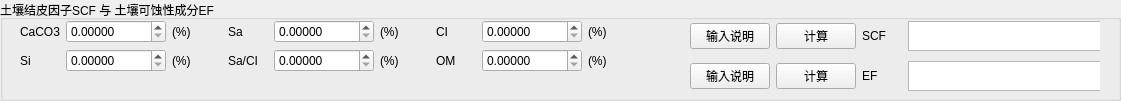
   <widget class="QGroupBox" name="groupBox_6">
    <property name="geometry">
     <rect>
      <x>10</x>
      <y>120</y>
      <width>1121</width>
      <height>101</height>
     </rect>
    </property>
    <property name="title">
     <string>土壤结皮因子SCF 与 土壤可蚀性成分EF</string>
    </property>
    <widget class="QWidget" name="layoutWidget">
     <property name="geometry">
      <rect>
       <x>10</x>
       <y>20</y>
       <width>631</width>
       <height>52</height>
      </rect>
     </property>
     <layout class="QGridLayout" name="gridLayout_10">
      <item row="0" column="0">
       <layout class="QHBoxLayout" name="horizontalLayout_11">
        <item>
         <widget class="QLabel" name="label_12">
          <property name="minimumSize">
           <size>
            <width>40</width>
            <height>0</height>
           </size>
          </property>
          <property name="maximumSize">
           <size>
            <width>40</width>
            <height>16777215</height>
           </size>
          </property>
          <property name="text">
           <string>CaCO3</string>
          </property>
         </widget>
        </item>
        <item>
         <widget class="QDoubleSpinBox" name="CaCO3_value">
          <property name="minimumSize">
           <size>
            <width>100</width>
            <height>0</height>
           </size>
          </property>
          <property name="maximumSize">
           <size>
            <width>100</width>
            <height>16777215</height>
           </size>
          </property>
          <property name="suffix">
           <string/>
          </property>
          <property name="decimals">
           <number>5</number>
          </property>
          <property name="maximum">
           <double>100000.000000000000000</double>
          </property>
         </widget>
        </item>
        <item>
         <widget class="QLabel" name="label_45">
          <property name="minimumSize">
           <size>
            <width>40</width>
            <height>0</height>
           </size>
          </property>
          <property name="maximumSize">
           <size>
            <width>40</width>
            <height>16777215</height>
           </size>
          </property>
          <property name="text">
           <string>(%)</string>
          </property>
         </widget>
        </item>
       </layout>
      </item>
      <item row="0" column="1">
       <layout class="QGridLayout" name="gridLayout">
        <item row="0" column="0">
         <widget class="QLabel" name="label_9">
          <property name="minimumSize">
           <size>
            <width>40</width>
            <height>0</height>
           </size>
          </property>
          <property name="maximumSize">
           <size>
            <width>40</width>
            <height>16777215</height>
           </size>
          </property>
          <property name="text">
           <string>Sa</string>
          </property>
         </widget>
        </item>
        <item row="0" column="1">
         <widget class="QDoubleSpinBox" name="Sa_value">
          <property name="minimumSize">
           <size>
            <width>100</width>
            <height>0</height>
           </size>
          </property>
          <property name="maximumSize">
           <size>
            <width>100</width>
            <height>16777215</height>
           </size>
          </property>
          <property name="decimals">
           <number>5</number>
          </property>
          <property name="maximum">
           <double>100000.000000000000000</double>
          </property>
         </widget>
        </item>
        <item row="0" column="2">
         <widget class="QLabel" name="label_43">
          <property name="minimumSize">
           <size>
            <width>40</width>
            <height>0</height>
           </size>
          </property>
          <property name="maximumSize">
           <size>
            <width>40</width>
            <height>16777215</height>
           </size>
          </property>
          <property name="text">
           <string>(%)</string>
          </property>
         </widget>
        </item>
       </layout>
      </item>
      <item row="0" column="2">
       <layout class="QHBoxLayout" name="horizontalLayout_7">
        <item>
         <widget class="QLabel" name="label_6">
          <property name="minimumSize">
           <size>
            <width>40</width>
            <height>0</height>
           </size>
          </property>
          <property name="maximumSize">
           <size>
            <width>40</width>
            <height>16777215</height>
           </size>
          </property>
          <property name="text">
           <string>CI</string>
          </property>
         </widget>
        </item>
        <item>
         <widget class="QDoubleSpinBox" name="CI_value">
          <property name="minimumSize">
           <size>
            <width>100</width>
            <height>0</height>
           </size>
          </property>
          <property name="maximumSize">
           <size>
            <width>100</width>
            <height>16777215</height>
           </size>
          </property>
          <property name="decimals">
           <number>5</number>
          </property>
          <property name="maximum">
           <double>100000.000000000000000</double>
          </property>
         </widget>
        </item>
        <item>
         <widget class="QLabel" name="label_41">
          <property name="minimumSize">
           <size>
            <width>40</width>
            <height>0</height>
           </size>
          </property>
          <property name="maximumSize">
           <size>
            <width>40</width>
            <height>16777215</height>
           </size>
          </property>
          <property name="text">
           <string>(%)</string>
          </property>
         </widget>
        </item>
       </layout>
      </item>
      <item row="1" column="0">
       <layout class="QHBoxLayout" name="horizontalLayout_12">
        <item>
         <widget class="QLabel" name="label_11">
          <property name="minimumSize">
           <size>
            <width>40</width>
            <height>0</height>
           </size>
          </property>
          <property name="maximumSize">
           <size>
            <width>40</width>
            <height>16777215</height>
           </size>
          </property>
          <property name="text">
           <string>Si</string>
          </property>
         </widget>
        </item>
        <item>
         <widget class="QDoubleSpinBox" name="Si_value">
          <property name="minimumSize">
           <size>
            <width>100</width>
            <height>0</height>
           </size>
          </property>
          <property name="maximumSize">
           <size>
            <width>100</width>
            <height>16777215</height>
           </size>
          </property>
          <property name="decimals">
           <number>5</number>
          </property>
          <property name="maximum">
           <double>100000.000000000000000</double>
          </property>
         </widget>
        </item>
        <item>
         <widget class="QLabel" name="label_44">
          <property name="minimumSize">
           <size>
            <width>40</width>
            <height>0</height>
           </size>
          </property>
          <property name="maximumSize">
           <size>
            <width>40</width>
            <height>16777215</height>
           </size>
          </property>
          <property name="text">
           <string>(%)</string>
          </property>
         </widget>
        </item>
       </layout>
      </item>
      <item row="1" column="1">
       <layout class="QHBoxLayout" name="horizontalLayout_13">
        <item>
         <widget class="QLabel" name="label_10">
          <property name="minimumSize">
           <size>
            <width>40</width>
            <height>0</height>
           </size>
          </property>
          <property name="maximumSize">
           <size>
            <width>40</width>
            <height>16777215</height>
           </size>
          </property>
          <property name="text">
           <string>Sa/CI</string>
          </property>
         </widget>
        </item>
        <item>
         <widget class="QDoubleSpinBox" name="Sa_divide_CI_value">
          <property name="minimumSize">
           <size>
            <width>100</width>
            <height>0</height>
           </size>
          </property>
          <property name="maximumSize">
           <size>
            <width>100</width>
            <height>16777215</height>
           </size>
          </property>
          <property name="decimals">
           <number>5</number>
          </property>
          <property name="maximum">
           <double>100000.000000000000000</double>
          </property>
         </widget>
        </item>
        <item>
         <widget class="QLabel" name="label_46">
          <property name="minimumSize">
           <size>
            <width>40</width>
            <height>0</height>
           </size>
          </property>
          <property name="maximumSize">
           <size>
            <width>40</width>
            <height>16777215</height>
           </size>
          </property>
          <property name="text">
           <string>(%)</string>
          </property>
         </widget>
        </item>
       </layout>
      </item>
      <item row="1" column="2">
       <layout class="QHBoxLayout" name="horizontalLayout_8">
        <item>
         <widget class="QLabel" name="label_7">
          <property name="minimumSize">
           <size>
            <width>40</width>
            <height>0</height>
           </size>
          </property>
          <property name="maximumSize">
           <size>
            <width>40</width>
            <height>16777215</height>
           </size>
          </property>
          <property name="text">
           <string>OM</string>
          </property>
         </widget>
        </item>
        <item>
         <widget class="QDoubleSpinBox" name="OM_value">
          <property name="minimumSize">
           <size>
            <width>100</width>
            <height>0</height>
           </size>
          </property>
          <property name="maximumSize">
           <size>
            <width>100</width>
            <height>16777215</height>
           </size>
          </property>
          <property name="decimals">
           <number>5</number>
          </property>
          <property name="maximum">
           <double>100000.000000000000000</double>
          </property>
         </widget>
        </item>
        <item>
         <widget class="QLabel" name="label_42">
          <property name="minimumSize">
           <size>
            <width>40</width>
            <height>0</height>
           </size>
          </property>
          <property name="maximumSize">
           <size>
            <width>40</width>
            <height>16777215</height>
           </size>
          </property>
          <property name="text">
           <string>(%)</string>
          </property>
         </widget>
        </item>
       </layout>
      </item>
     </layout>
    </widget>
    <widget class="QWidget" name="layoutWidget">
     <property name="geometry">
      <rect>
       <x>690</x>
       <y>20</y>
       <width>410</width>
       <height>32</height>
      </rect>
     </property>
     <layout class="QHBoxLayout" name="horizontalLayout_10">
      <item>
       <widget class="QPushButton" name="pushButton_3">
        <property name="text">
         <string>输入说明</string>
        </property>
       </widget>
      </item>
      <item>
       <widget class="QPushButton" name="SCF_calculate">
        <property name="text">
         <string>计算</string>
        </property>
       </widget>
      </item>
      <item>
       <widget class="QLabel" name="label_8">
        <property name="minimumSize">
         <size>
          <width>40</width>
          <height>0</height>
         </size>
        </property>
        <property name="maximumSize">
         <size>
          <width>40</width>
          <height>16777215</height>
         </size>
        </property>
        <property name="text">
         <string>SCF</string>
        </property>
       </widget>
      </item>
      <item>
       <widget class="QTextBrowser" name="SCF_result">
        <property name="minimumSize">
         <size>
          <width>200</width>
          <height>30</height>
         </size>
        </property>
        <property name="maximumSize">
         <size>
          <width>200</width>
          <height>30</height>
         </size>
        </property>
       </widget>
      </item>
     </layout>
    </widget>
    <widget class="QWidget" name="layoutWidget">
     <property name="geometry">
      <rect>
       <x>690</x>
       <y>60</y>
       <width>410</width>
       <height>32</height>
      </rect>
     </property>
     <layout class="QHBoxLayout" name="horizontalLayout_14">
      <item>
       <widget class="QPushButton" name="pushButton_4">
        <property name="text">
         <string>输入说明</string>
        </property>
       </widget>
      </item>
      <item>
       <widget class="QPushButton" name="EF_calculate">
        <property name="text">
         <string>计算</string>
        </property>
       </widget>
      </item>
      <item>
       <widget class="QLabel" name="label_13">
        <property name="minimumSize">
         <size>
          <width>40</width>
          <height>0</height>
         </size>
        </property>
        <property name="maximumSize">
         <size>
          <width>40</width>
          <height>16777215</height>
         </size>
        </property>
        <property name="text">
         <string>EF</string>
        </property>
       </widget>
      </item>
      <item>
       <widget class="QTextBrowser" name="EF_result">
        <property name="minimumSize">
         <size>
          <width>200</width>
          <height>30</height>
         </size>
        </property>
        <property name="maximumSize">
         <size>
          <width>200</width>
          <height>30</height>
         </size>
        </property>
       </widget>
      </item>
     </layout>
    </widget>
   </widget>
